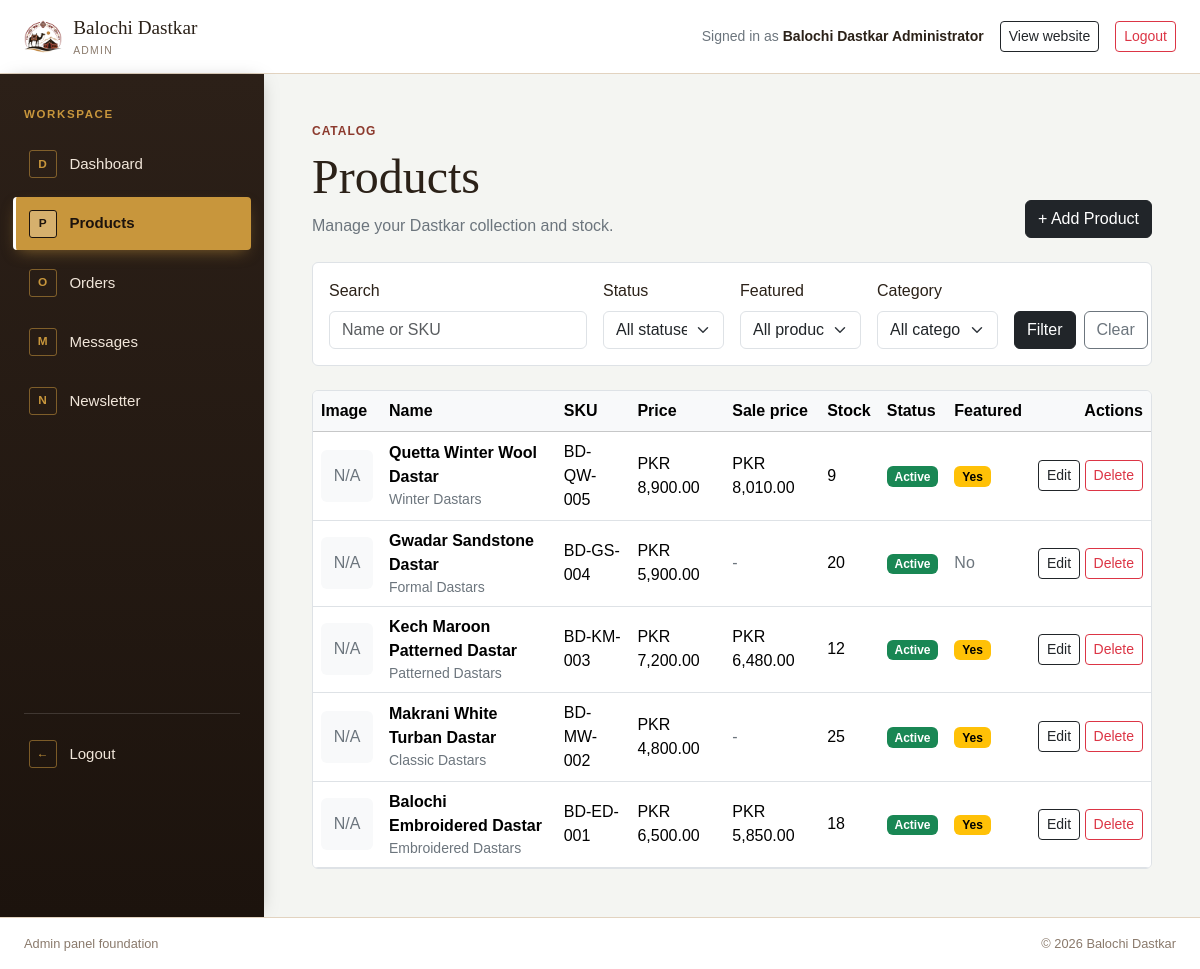
Screenshot of /admin/products.php (signed in) with the database file from the repository.
### tables this page shows
CREATE TABLE products (
    id INT UNSIGNED NOT NULL AUTO_INCREMENT,
    name VARCHAR(150) NOT NULL,
    slug VARCHAR(180) NOT NULL,
    description TEXT NULL,
    short_description VARCHAR(255) NULL,
    full_description TEXT NULL,
    category VARCHAR(100) NOT NULL,
    price DECIMAL(10, 2) NOT NULL DEFAULT 0.00,
    sale_price DECIMAL(10, 2) NULL,
    sku VARCHAR(100) NOT NULL,
    stock_quantity INT UNSIGNED NOT NULL DEFAULT 0,
    colors VARCHAR(255) NULL,
    is_featured TINYINT(1) NOT NULL DEFAULT 0,
    is_active TINYINT(1) NOT NULL DEFAULT 1,
    created_at TIMESTAMP NOT NULL DEFAULT CURRENT_TIMESTAMP,
    updated_at TIMESTAMP NOT NULL DEFAULT CURRENT_TIMESTAMP ON UPDATE CURRENT_TIMESTAMP,
    PRIMARY KEY (id),
    UNIQUE KEY uq_products_slug (slug),
    UNIQUE KEY uq_products_sku (sku),
    KEY idx_products_category (category),
    KEY idx_products_featured (is_featured),
    KEY idx_products_active (is_active),
    KEY idx_products_created_at (created_at)
);

### includes/functions.php (called while the page is built, shortened)
<?php
function sanitizeInput(mixed $value): mixed
{
    return trim(strip_tags((string) $value));
}
function e(mixed $value): string
{
    return htmlspecialchars((string) ($value ?? ''), ENT_QUOTES | ENT_SUBSTITUTE, 'UTF-8');
}
function url(string $path = ''): string
{
    return rtrim(APP_URL, '/') . '/' . ltrim($path, '/');
}
function formatPrice(float|int|string $amount, ?string $currency = null): string
{
    $currency = $currency ?? (defined('CURRENCY') ? CURRENCY : 'PKR');
    return $currency . ' ' . number_format((float) $amount, 2);
}

### admin/products.php (the view, shortened to what this page needs)
<?php
require_once __DIR__ . '/../includes/functions.php';
$filters = [
    'search' => sanitizeInput($_GET['search'] ?? ''),
    'status' => sanitizeInput($_GET['status'] ?? ''),
    'featured' => sanitizeInput($_GET['featured'] ?? ''),
    'category' => sanitizeInput($_GET['category'] ?? ''),
];
$products = [];
$databaseError = false;
try {
    $connection = getPdoConnection();
    $conditions = [];
    $parameters = [];
    $whereClause = $conditions === [] ? '' : 'WHERE ' . implode(' AND ', $conditions);
    $productStatement = $connection->prepare(
        'SELECT p.id, p.name, p.sku, p.price, p.sale_price, p.stock_quantity,
                p.category, p.is_active, p.is_featured,
                (SELECT pi.image_path
                 FROM product_images pi
                 WHERE pi.product_id = p.id
                 ORDER BY pi.sort_order ASC, pi.id ASC
                 LIMIT 1) AS image_path
         FROM products p
         ' . $whereClause . '
         ORDER BY p.created_at DESC, p.id DESC'
    );
    $productStatement->execute($parameters);
    $products = $productStatement->fetchAll();
} catch (Throwable $exception) {
    $databaseError = true;
}
require_once __DIR__ . '/includes/header.php';
?>
<div class="container-fluid p-4 p-lg-5">
    <div class="d-flex flex-column flex-md-row justify-content-between align-items-md-end gap-3 mb-4">
        <div>
            <p class="eyebrow mb-2">Catalog</p>
            <h1 class="section-title mb-2">Products</h1>
            <p class="text-secondary mb-0">Manage your Dastkar collection and stock.</p>
        </div>
        <a class="btn btn-dark" href="<?= e(url('admin/product-add.php')) ?>">+ Add Product</a>
    </div>
    <?php if ($databaseError): ?>
        <div class="alert alert-warning" role="alert">Products are temporarily unavailable. Please check the database connection.</div>
    <?php else: ?>
        <form class="bg-white border rounded p-3 mb-4" method="get" action="<?= e(url('admin/products.php')) ?>">
            <div class="row g-3 align-items-end">
                <div class="col-lg-4">
                    <label class="form-label" for="search">Search</label>
                    <input class="form-control" type="search" id="search" name="search" value="<?= e($filters['search']) ?>" placeholder="Name or SKU">
                </div>
                <div class="col-sm-6 col-lg-2">
                    <label class="form-label" for="status">Status</label>
                    <select class="form-select" id="status" name="status">
                        <option value="">All statuses</option>
                    </select>
                </div>
                <div class="col-sm-6 col-lg-2">
                    <label class="form-label" for="featured">Featured</label>
                    <select class="form-select" id="featured" name="featured">
                        <option value="">All products</option>
                    </select>
                </div>
                <div class="col-sm-6 col-lg-2">
                    <label class="form-label" for="category">Category</label>
                    <select class="form-select" id="category" name="category">
                        <option value="">All categories</option>
                    </select>
                </div>
                <div class="col-sm-6 col-lg-2 d-flex gap-2">
                    <button class="btn btn-dark flex-grow-1" type="submit">Filter</button>
                    <a class="btn btn-outline-secondary" href="<?= e(url('admin/products.php')) ?>">Clear</a>
                </div>
            </div>
        </form>
        <div class="bg-white border rounded overflow-hidden">
            <div class="table-responsive">
                <table class="table align-middle mb-0">
                    <thead class="table-light">
                        <tr>
                            <th scope="col">Image</th>
                            <th scope="col">Name</th>
                            <th scope="col">SKU</th>
                            <th scope="col">Price</th>
                            <th scope="col">Sale price</th>
                            <th scope="col">Stock</th>
                            <th scope="col">Status</th>
                            <th scope="col">Featured</th>
                            <th scope="col" class="text-end">Actions</th>
                        </tr>
                    </thead>
                    <tbody>
                        <?php if ($products === []): ?>
                            <tr><td class="text-center text-secondary py-5" colspan="9">No products match the selected filters.</td></tr>
                        <?php else: ?>
                            <?php foreach ($products as $product): ?>
                                <tr>
                                    <td>
                                        <?php if (!empty($product['image_path'])): ?>
                                            <img src="<?= e(url($product['image_path'])) ?>" alt="<?= e($product['name']) ?>" width="52" height="52" class="rounded object-fit-cover">
                                        <?php else: ?>
                                            <span class="d-inline-flex align-items-center justify-content-center bg-light text-secondary rounded" style="width: 52px; height: 52px;">N/A</span>
                                        <?php endif; ?>
                                    </td>
                                    <td>
                                        <strong><?= e($product['name']) ?></strong>
                                        <small class="d-block text-secondary"><?= e($product['category']) ?></small>
                                    </td>
                                    <td><?= e($product['sku']) ?></td>
                                    <td><?= e(formatPrice($product['price'])) ?></td>
                                    <td><?= $product['sale_price'] !== null ? e(formatPrice($product['sale_price'])) : '<span class="text-secondary">-</span>' ?></td>
                                    <td><?= e((string) $product['stock_quantity']) ?></td>
                                    <td><span class="badge <?= (int) $product['is_active'] === 1 ? 'text-bg-success' : 'text-bg-secondary' ?>"><?= (int) $product['is_active'] === 1 ? 'Active' : 'Inactive' ?></span></td>
                                    <td><?= (int) $product['is_featured'] === 1 ? '<span class="badge text-bg-warning">Yes</span>' : '<span class="text-secondary">No</span>' ?></td>
                                    <td class="text-end text-nowrap">
                                        <a class="btn btn-sm btn-outline-dark" href="<?= e(url('admin/product-edit.php?id=' . (int) $product['id'])) ?>">Edit</a>
                                        <a class="btn btn-sm btn-outline-danger" href="<?= e(url('admin/product-delete.php?id=' . (int) $product['id'])) ?>">Delete</a>
                                    </td>
                                </tr>
                            <?php endforeach; ?>
                        <?php endif; ?>
                    </tbody>
                </table>
            </div>
        </div>
    <?php endif; ?>
</div>
<?php require_once __DIR__ . '/includes/footer.php'; ?>

### assets/css/style.css (style rules this page uses)
:root { --ink: #2b2118; --cream: #faf5ee; --sand: #efe0cd; --camel: #d3a76d; --rose: #e8b4a0; --white: #fff; --surface: var(--white); --clay: #8c3a2e; --gold: #c8963c; --sage: #6b5842; --line: #e2d3c0; }
body { color: var(--ink); background: var(--cream); font-family: 'Poppins', sans-serif; }
.brand-mark, h1, h2, h3 { font-family: 'Playfair Display', serif; }
.eyebrow { color: var(--clay); font-size: .75rem; font-weight: 700; letter-spacing: .08em; text-transform: uppercase; }
.section-title { font-size: clamp(2rem, 4vw, 3.5rem); }
.admin-body { background: #f4f5f2; }

### rows the page displays
products: name "Quetta Winter Wool Dastar", category "Winter Dastars", sku "BD-QW-005", price "PKR 8,900.00", sale_price "PKR 8,010.00", stock_quantity "9", is_active "Active", is_featured "Yes"
products: name "Gwadar Sandstone Dastar", category "Formal Dastars", sku "BD-GS-004", price "PKR 5,900.00", stock_quantity "20", is_active "Active", is_featured "No"
products: name "Kech Maroon Patterned Dastar", category "Patterned Dastars", sku "BD-KM-003", price "PKR 7,200.00", sale_price "PKR 6,480.00", stock_quantity "12", is_active "Active", is_featured "Yes"
products: name "Makrani White Turban Dastar", category "Classic Dastars", sku "BD-MW-002", price "PKR 4,800.00", stock_quantity "25", is_active "Active", is_featured "Yes"
products: name "Balochi Embroidered Dastar", category "Embroidered Dastars", sku "BD-ED-001", price "PKR 6,500.00", sale_price "PKR 5,850.00", stock_quantity "18", is_active "Active", is_featured "Yes"

### other values shown
APP_NAME "Balochi Dastkar"
$currentAdmin['name'] "Balochi Dastkar Administrator"
substr($item['label'], 0, 1) "D"
$item['label'] "Dashboard"
substr($item['label'], 0, 1) "P"
$item['label'] "Products"
substr($item['label'], 0, 1) "O"
$item['label'] "Orders"
substr($item['label'], 0, 1) "M"
$item['label'] "Messages"
substr($item['label'], 0, 1) "N"
$item['label'] "Newsletter"
